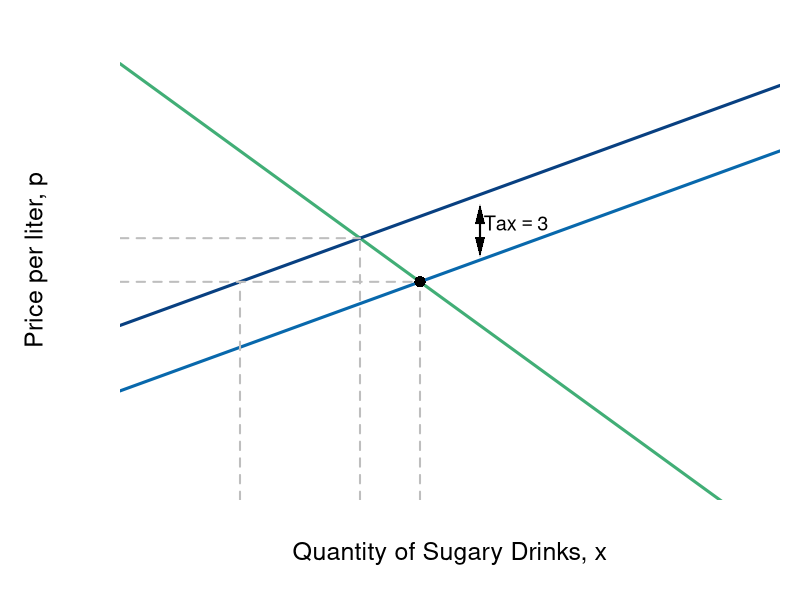

Recreate this plot in R. (Note: this script raises an error after producing the figure.)
require(shape)
pdf(file = "indmarketdemand/price_increase_sugar.pdf", width = 9, height = 7)

#Set parameters for graphics
axislabelsize <- 1.5
labelsize <- 1.2
graphlinewidth <- 3
segmentlinewidth <- 2

COL <- c("#7fc97f", "#beaed4", "#fdc086", "#ffff99", "#386cb0", "#f0027f", "#bf5b17", "#666666")
COLA <- c("#e0f3db", "#99d8c9","#66c2a4","#41ae76", "#238b45", "#005824")
COLB <- c("#c6dbef", "#4eb3d3", "#2b8cbe", "#0868ac","#084081")
COLC <- c("#fcfbfd", "#efedf5", "#dadaeb", "#bcbddc", "#9e9ac8", "#807dba", "#6a51a3", "#54278f", "#3f007d")

par(mar =  c(5, 6, 1, 1))

mrsA <- function(x, rmax = 20, xmax = 10) {
  rmax - (rmax/xmax)*x
}

uA <- function(x, y, rmax = 20, xmax = 10) {
  y + rmax*x - (1/2)(rmax/xmax)*x^2
}

Qs <- function(x, tax = 0){
  x + 5 + tax
}

Qs_tax<- function(x, tax = 3){
  x + 5 + tax
}

xlims <- c(0, 11)
ylims <- c(0, 22)

npts <- 501 
x <- seq(xlims[1], xlims[2], length.out = npts)
y <- seq(ylims[1], ylims[2], length.out = npts) 
a <- c(46.08, 55, 64)
b <- c(46.08, 55, 64)

plot(0, 0, xlim = xlims, ylim = ylims, type = "n",
     xlab = expression(paste("")),
     ylab = expression(paste("")), 
     xaxt = "n", 
     yaxt = "n", 
     cex.lab = axislabelsize, 
     bty = "n",
     xaxs = "i", 
     yaxs = "i")

ticksy <- c(0, 10, 12, 20, ylims[2])
ylabels <- c(NA, expression(paste(p[b] == 10)), expression(paste(p[a] == 12)), expression(paste(bar(p) == 20)), NA)
ticksx <- c(0, 2, 4, 5, 10, xlims[2])
xlabels <- c(0, expression(paste(x["m"]) == 2),expression(paste(x[a]) == 4), expression(paste(x[b]) == 5), expression(paste(bar(x)==10)), NA)

npts <- 500 
xx1 <- seq(xlims[1], xlims[2], length.out = npts)


#Lines for mrs graph
lines(xx1, mrsA(xx1, rmax = 20, xmax = 10), col = COLA[4], lwd = graphlinewidth)

lines(xx1, Qs(xx1), col = COLB[4], lwd = graphlinewidth)
lines(xx1, Qs_tax(xx1), col = COLB[5], lwd = graphlinewidth)

# Market Price
segments(0, 12, 4, 12, lty = 2, col = "gray" , lwd = segmentlinewidth) 
segments(0, 10, 5, 10, lty = 2, col = "gray" , lwd = segmentlinewidth)

# Vert Seg from Q 
segments(5, 0, 5, 10, lty = 2, col = "gray" , lwd = segmentlinewidth)
segments(4, 0, 4, 12, lty = 2, col = "gray" , lwd = segmentlinewidth)

# Q*
segments(2, 0, 2, 10, lty = 2, col = "gray" , lwd = segmentlinewidth)

#Label axes
mtext(expression(paste("Quantity of Sugary Drinks, ", x)), side=1, line = 2.5, cex = axislabelsize)
text(-1.4, 0.5*ylims[2], expression(paste("Price per liter, ", p)), xpd = TRUE, cex = axislabelsize, srt = 90) 

# Tax
Arrows(6, 11.6, 6, 13.1, col = "black", lty = 1, lwd = 2, arr.type = "triangle", arr.lwd = 0.2)
Arrows(6, 13.1, 6, 11.6, col = "black", lty = 1, lwd = 2, arr.type = "triangle", arr.lwd = 0.2)
text(6.6, 12.7, expression(paste(Tax == 3)), cex = labelsize)


#Label i
points(5, 10, pch = 16, col = "black", cex = 1.5)
text(5, 10.75, expression(b), cex = annotatesize)

#Label g
points(4, 12, pch = 16, col = "black", cex = 1.5)
text(4, 12.75, expression(a), cex = annotatesize)

#segments(4.11765, 6.17647, 5.88, 8.88, lty = 1, col = COL[2] , lwd = graphlinewidth)
text(8.5, 19, expression(paste("Supply with tax, ", p(x) == 8 + x)), cex = labelsize)
text(7.75, 10.5, expression(paste("Supply, ", p(x) == 5 + x)), cex = labelsize)

#Label mrs function
text(8.05, 8, expression(paste("Demand, ", p(x) == 20 - 2*x)), cex = labelsize)
#Arrows(10, 7.5, 10, 5, col = "black", lty = 1, lwd = 2, arr.type = "triangle", arr.lwd = 0.5)


axis(1, at = ticksx, pos = 0, labels = xlabels, cex.axis = labelsize)
axis(2, at = ticksy, pos = 0, labels = ylabels, las = 1, cex.axis = labelsize)

dev.off()
